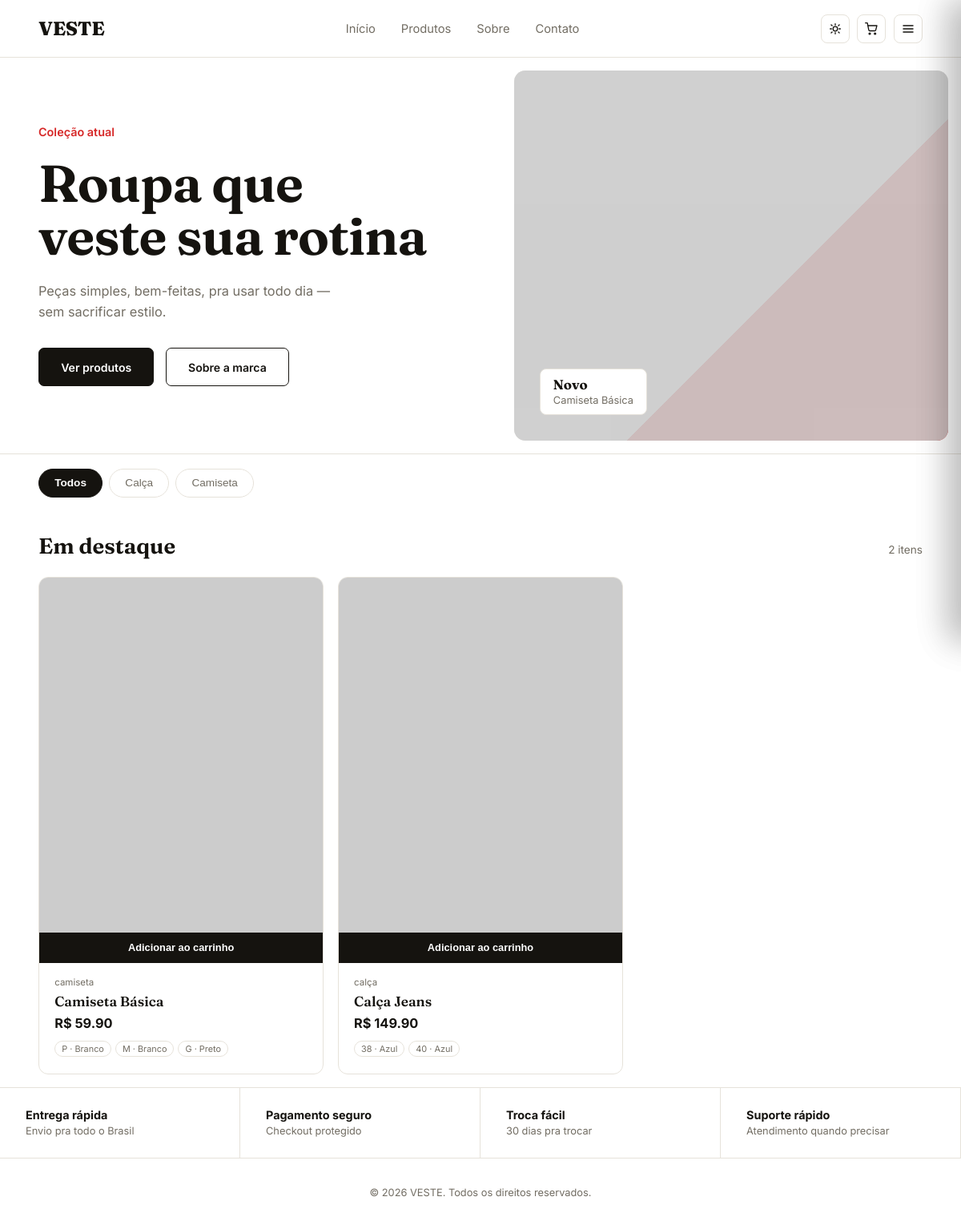
The page / on the database its author committed.
### app/models/produto.py (models this page shows)
class Produto(db.Model):
    __tablename__ = 'produtos'
    id = db.Column(db.Integer, primary_key=True)
    nome = db.Column(db.String(150), nullable=False)
    descricao = db.Column(db.Text)
    preco = db.Column(db.Numeric(10, 2), nullable=False)
    imagem_url = db.Column(db.String(255))
    categoria = db.Column(db.String(80))
    ativo = db.Column(db.Boolean, default=True)
    variacoes = db.relationship('Variacao', backref='produto', lazy=True)

### app/models/variacao.py (models this page shows)
class Variacao(db.Model):
    __tablename__ = 'variacoes'
    id = db.Column(db.Integer, primary_key=True)
    produto_id = db.Column(db.Integer, db.ForeignKey('produtos.id'), nullable=False)
    tamanho = db.Column(db.String(10), nullable=False)
    cor = db.Column(db.String(40), nullable=False)
    estoque = db.Column(db.Integer, default=0)

### app/routers/loja.py (the view)
@loja_bp.route('/')
def index():
    produtos = Produto.query.filter_by(ativo=True).all()
    categorias = sorted({p.categoria for p in produtos if p.categoria})
    return render_template(
        'base.html',
        produtos=produtos,
        categorias=categorias,
        nome_loja='VESTE'
    )

### app/templates/base.html (shortened to what this page needs)
<!DOCTYPE html>
<html lang="pt-BR">
<head>
</head>
<body>
<header>
  <a href="#" class="wordmark">{{ nome_loja }}</a>
  <nav>
    <a href="#inicio">Início</a><a href="#produtos">Produtos</a><a href="#">Sobre</a><a href="#">Contato</a>
  </nav>
  <div class="hdr-actions">
    <button class="icon-btn" id="themeBtn" onclick="toggleTheme()" aria-label="Alternar tema">
      <svg class="icon-sun" viewBox="0 0 24 24" fill="none" stroke="currentColor" stroke-width="2" stroke-linecap="round"><circle cx="12" cy="12" r="4.2"/><path d="M12 2.5v2.4M12 19.1v2.4M4.4 4.4l1.7 1.7M17.9 17.9l1.7 1.7M2.5 12h2.4M19.1 12h2.4M4.4 19.6l1.7-1.7M17.9 6.1l1.7-1.7"/></svg>
    </button>
    <button class="icon-btn" onclick="openCart()" aria-label="Abrir carrinho">
      <svg viewBox="0 0 24 24" fill="none" stroke="currentColor" stroke-width="2" stroke-linecap="round" stroke-linejoin="round"><circle cx="9" cy="21" r="1.4"/><circle cx="19" cy="21" r="1.4"/><path d="M1 1h3.6l2.6 13.2a2 2 0 0 0 2 1.6h9.2a2 2 0 0 0 2-1.6L22.4 6H5.2"/></svg>
    </button>
    <button class="icon-btn mobile-menu-btn" onclick="toggleMobileMenu()" aria-label="Abrir menu">
      <svg viewBox="0 0 24 24" fill="none" stroke="currentColor" stroke-width="2.2" stroke-linecap="round" stroke-linejoin="round"><line x1="3" y1="6" x2="21" y2="6"/><line x1="3" y1="12" x2="21" y2="12"/><line x1="3" y1="18" x2="21" y2="18"/></svg>
    </button>
  </div>
</header>
<main id="inicio">
  <section class="hero">
    <div class="hero-copy">
      <p class="kicker">Coleção atual</p>
      <h1>Roupa que veste sua rotina</h1>
      <p class="desc">Peças simples, bem-feitas, pra usar todo dia — sem sacrificar estilo.</p>
      <div class="hero-cta">
        <a href="#produtos" class="btn btn-fill">Ver produtos</a>
        <a href="#" class="btn">Sobre a marca</a>
      </div>
    </div>
    <div class="hero-visual">
      {% if produtos and produtos[0].imagem_url %}
        <img src="{{ produtos[0].imagem_url }}" alt="{{ produtos[0].nome }}">
      {% endif %}
      <div class="tag"><strong>Novo</strong><span>{{ produtos[0].nome if produtos else 'Chegou a coleção' }}</span></div>
    </div>
  </section>
  <div class="cat-strip" id="catBar">
    <button class="active" data-cat="all" onclick="filterCategory('all', this)">Todos</button>
    {% for c in categorias %}
      <button data-cat="{{ c }}" onclick="filterCategory('{{ c }}', this)">{{ c|capitalize }}</button>
    {% endfor %}
  </div>
  <section id="produtos">
    <div class="products-head">
      <h2>Em destaque</h2>
      <span>{{ produtos|length }} itens</span>
    </div>
    <div class="grid" id="productGrid">
      {% for p in produtos %}
        <div class="card" data-cat="{{ p.categoria }}">
          <div class="swatch {{ 'no-image' if not p.imagem_url }}" {% if not p.imagem_url %}style="--swatch-tint:#d62828;"{% endif %}>
            {% if p.imagem_url %}<img src="{{ p.imagem_url }}" alt="{{ p.nome }}">{% endif %}
          </div>
          <button class="quick-add"
            data-id="{{ p.id }}" data-nome="{{ p.nome }}" data-preco="{{ p.preco }}" data-img="{{ p.imagem_url or '' }}"
            onclick="addToCart(this)">Adicionar ao carrinho</button>
          <div class="info">
            <span class="cat">{{ p.categoria or 'Roupa' }}</span>
            <span class="name">{{ p.nome }}</span>
            <span class="price">R$ {{ '%.2f'|format(p.preco) }}</span>
            {% if p.variacoes %}
            <div class="chips">
              {% for v in p.variacoes %}
                <span class="chip {{ 'out' if v.estoque <= 0 else '' }}">{{ v.tamanho }} · {{ v.cor }}</span>
              {% endfor %}
            </div>
            {% endif %}
          </div>
        </div>
      {% else %}
        <div class="empty-state">Nenhum produto cadastrado ainda. Rode o <code>seed.py</code>.</div>
      {% endfor %}
    </div>
  </section>
  <section class="benefits">
    <div class="benefit"><h4>Entrega rápida</h4><p>Envio pra todo o Brasil</p></div>
    <div class="benefit"><h4>Pagamento seguro</h4><p>Checkout protegido</p></div>
    <div class="benefit"><h4>Troca fácil</h4><p>30 dias pra trocar</p></div>
    <div class="benefit"><h4>Suporte rápido</h4><p>Atendimento quando precisar</p></div>
  </section>
</main>
<footer>&copy; 2026 {{ nome_loja }}. Todos os direitos reservados.</footer>
</body>
</html>

### rows shown on the page
Produto: nome "Camiseta Básica", categoria "Camiseta", categoria "camiseta", preco "59.90"
Produto: categoria "Calça", categoria "calça", nome "Calça Jeans", preco "149.90"
Variacao: tamanho "P", cor "Branco"
Variacao: tamanho "M", cor "Branco"
Variacao: tamanho "G", cor "Preto"
Variacao: tamanho "38", cor "Azul"
Variacao: tamanho "40", cor "Azul"

### other values the page prints
{{ nome_loja }} "VESTE"
{{ produtos|length }} "2"
